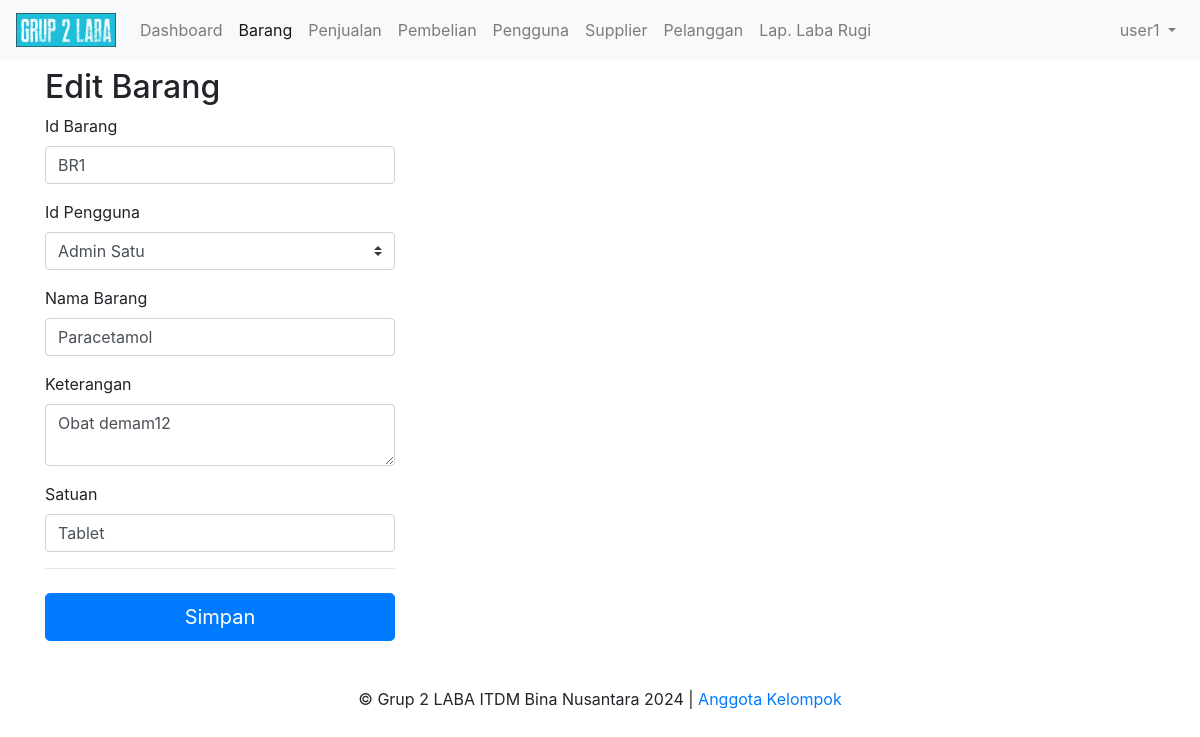
The page /barang/edit/BR1 (signed in) on the database its author committed.
### tables this page shows
CREATE TABLE `Barang` (
 `IdBarang` varchar(10) NOT NULL,
 `IdPengguna` varchar(10) DEFAULT NULL,
 `NamaBarang` varchar(40) DEFAULT NULL,
 `Keterangan` varchar(100) DEFAULT NULL,
 `Satuan` varchar(20) DEFAULT NULL,
 PRIMARY KEY (`IdBarang`),
 KEY `IdPengguna` (`IdPengguna`),
 CONSTRAINT `barang_ibfk_1` FOREIGN KEY (`IdPengguna`) REFERENCES `pengguna` (`IdPengguna`)
);

CREATE TABLE `Pengguna` (
 `IdPengguna` varchar(10) NOT NULL,
 `IdAkses` varchar(10) DEFAULT NULL,
 `NamaPengguna` varchar(20) DEFAULT NULL,
 `Password` varchar(32) DEFAULT NULL,
 `NamaDepan` varchar(20) DEFAULT NULL,
 `NamaBelakang` varchar(20) DEFAULT NULL,
 `NoHP` varchar(15) DEFAULT NULL,
 `Alamat` varchar(100) DEFAULT NULL,
 PRIMARY KEY (`IdPengguna`),
 UNIQUE KEY `NamaPengguna` (`NamaPengguna`) USING BTREE,
 KEY `IdAkses` (`IdAkses`),
 CONSTRAINT `pengguna_ibfk_1` FOREIGN KEY (`IdAkses`) REFERENCES `hakakses` (`IdAkses`)
);

### core/BaseController.php (called while the page is built, shortened)
<?php
class BaseController {
    public function view($view, $data = []) {
        extract($data);
        $base_url = Config::getBaseUrl();
        require_once BASE_DIR.'views/' . $view . '.php';
    }
}

### controllers/BarangController.php (called while the page is built, shortened)
<?php
require_once BASE_DIR.'models/Barang.php';
require_once BASE_DIR.'models/Pengguna.php';
class BarangController extends BaseController {
    public function edit($id) {
        $barang = new Barang();
        $data['barang'] = $barang->find($id);
        $pengguna_list = new Pengguna();
        $data['pengguna_list'] = $pengguna_list->all();
        $this->view('barang/edit', $data);
    }
}

### index.php (called while the page is built, shortened)
<?php
require_once __DIR__.'/config/Config.php';
require_once __DIR__.'/config/MyDatabase.php';
require_once __DIR__.'/core/BaseModel.php';
require_once __DIR__.'/core/BaseController.php';
$uri = isset($_GET['url']) ? $_GET['url'] : '';
Router::route($uri);

### config/Config.php (called while the page is built, shortened)
<?php
class Config {
    public static function getBaseUrl() {
        $requestUri = $_SERVER['REQUEST_URI'];
        $pos = strpos($requestUri, '/', 1);
        $basePath = substr($requestUri, 0, $pos + 1);
        return $basePath;
    }
}

### core/BaseModel.php (called while the page is built, shortened)
<?php
class BaseModel {
    protected $conn;
    protected $table;
    protected $primaryKey;
    public function __construct() {
        $database = new MyDatabase();
        $this->conn = $database->getConnection();
    }
    public function all() {
        $query = "SELECT * FROM " . $this->table;
        $stmt = $this->conn->prepare($query);
        $stmt->execute();
        return $stmt->fetchAll(PDO::FETCH_ASSOC);
    }
    public function find($id) {
        $query = "SELECT * FROM " . $this->table . " WHERE " . $this->primaryKey . " = ?";
        $stmt = $this->conn->prepare($query);
        $stmt->bindParam(1, $id);
        $stmt->execute();
        return $stmt->fetch(PDO::FETCH_ASSOC);
    }
}

### config/MyDatabase.php (called while the page is built, shortened)
<?php
class MyDatabase {
    private $host = "localhost";
    private $db_name = "tk4_grup2";
    private $username = "root";
    private $password = "";
    public function getConnection() {
        $this->conn = null;
        try {
            $this->conn = new PDO("mysql:host=" . $this->host . ";dbname=" . $this->db_name, $this->username, $this->password);
            $this->conn->exec("set names utf8");
        } catch(PDOException $exception) {
            echo "Koneksi db error: " . $exception->getMessage();
        }
        return $this->conn;
    }
}

### models/Barang.php (called while the page is built, shortened)
<?php
require_once BASE_DIR.'config/MyDatabase.php';
class Barang extends BaseModel {
    public function __construct() {
        $this->table = 'Barang';
        $this->primaryKey = 'IdBarang';
    }
}

### models/Pengguna.php (called while the page is built, shortened)
<?php
require_once BASE_DIR.'config/MyDatabase.php';
class Pengguna extends BaseModel {
    public function __construct() {
        $this->table = 'Pengguna';
    }
}

### views/barang/edit.php (the view, shortened to what this page needs)
<!DOCTYPE html>
<html>
<head>
    <?php include_once $base_path."views/bootstrap_header.php"; ?>
</head>
<body class="d-flex flex-column h-100">
<?php include_once $base_path."views/page_header.php"; ?>
<div class="row">
    <div class="col-md-4">
        <h2 class="mt-5">Edit Barang</h2>
        <form action="<?= $base_url ?>barang/update/<?= $barang['IdBarang'] ?>" method="POST" class="needs-validation" novalidate="">
            <div class="mb-3">
                <label for="IdBarang">Id Barang</label>
                <input type="text" class="form-control" id="IdBarang" name="IdBarang" value="<?= $barang['IdBarang'] ?>" placeholder="format BRXXX" required>
            </div>
            <div class="mb-3">
                <label for="IdPengguna">Id Pengguna</label>
                <select class="custom-select d-block w-100" id="IdPengguna" name="IdPengguna" required>
                    <?php foreach ($data['pengguna_list'] as $item): ?>
                        <option value="<?= $item['IdPengguna'] ?>"<?= $item['IdPengguna'] == $barang['IdPengguna'] ? " selected" : "" ?>><?= $item['NamaDepan'] ?> <?= $item['NamaBelakang'] ?> </option>
                    <?php endforeach; ?>
                </select>
            </div>
            <div class="mb-3">
                <label for="NamaBarang">Nama Barang</label>
                <input type="text" class="form-control" id="NamaBarang" name="NamaBarang" value="<?= $barang['NamaBarang'] ?>" required>
            </div>
            <div class="mb-3">
                <label for="address">Keterangan</label>
                <textarea class="form-control" id="Keterangan" name="Keterangan" placeholder="" required><?= $barang['Keterangan'] ?></textarea>
            </div>
            <div class="mb-3">
                <label for="Satuan">Satuan</label>
                <input type="text" class="form-control" id="Satuan" name="Satuan" placeholder="" value="<?= $barang['Satuan'] ?>" required>
            </div>
            <hr class="mb-4">
            <button class="btn btn-primary btn-lg btn-block" type="submit">Simpan</button>
        </form>
    </div>
</div>
<?php include_once $base_path."views/page_footer.php"; ?>
</body>
</html>

### views/bootstrap_header.php (style rules this page uses)
body { padding: 20px; }

### rows shown on the page
barang: IdBarang "BR1", IdPengguna "Admin Satu", NamaBarang "Paracetamol", Keterangan "Obat demam12", Satuan "Tablet"

### other values the page prints
$user['NamaPengguna'] "user1"
